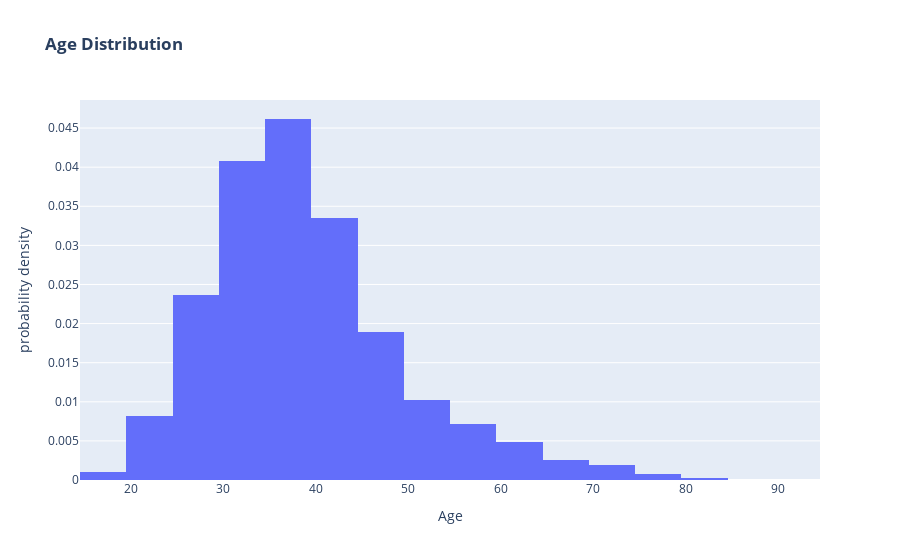

This figure's notebook cell:
### Markdown cell above
<div style="border: 2px solid #636EFA; padding: 20px; border-radius: 10px; background-color: #F9F9F9;">
    <h2 style="text-align: center; color: #636EFA;">Key Insights</h2>
    <ul style="font-size: 16px; line-height: 1.8;">
        <li><b> Gender :</b>Majority of customers are males</li>
        <li><b>Geography:</b> Most customers from France</li>
        <li><b>Number of products :</b>Most customers have 1 or 2 services</li>
        <li>Most customers are Active and has credit card</li>
        <li><b>Credit Score :</b> Many customers fall within the spectrum between poor and excellent credit history.</li>
    </ul>
</div>

### Code cell
# Explore Age column
fig = px.histogram(df,
                    x="Age", 
                    nbins=20, 
                    title='<b>Age Distribution<b>',
                    histnorm='probability density')
fig.show()

### Figure 1 — Plotly figure (JSON) as saved in the notebook; plotly's stock layout.template omitted (floating-point values rounded to 4 significant figures; data arrays with more than 128 entries replaced by an {"elided": "..."} marker saying what was removed)
{"data": [{"alignmentgroup": "True", "bingroup": "x", "histnorm": "probability density", "hovertemplate": "Age=%{x}<br>probability density=%{y}<extra></extra>", "legendgroup": "", "marker": {"color": "#636efa", "pattern": {"shape": ""}}, "name": "", "nbinsx": 20, "offsetgroup": "", "orientation": "v", "showlegend": false, "type": "histogram", "x": {"elided": "10000 int values"}, "xaxis": "x", "yaxis": "y"}], "layout": {"autosize": true, "barmode": "relative", "legend": {"tracegroupgap": 0}, "title": {"text": "<b>Age Distribution<b>"}, "xaxis": {"anchor": "y", "autorange": true, "domain": [0, 1], "range": [14.5, 94.5], "title": {"text": "Age"}, "type": "linear"}, "yaxis": {"anchor": "x", "autorange": true, "domain": [0, 1], "range": [0, 0.04859], "title": {"text": "probability density"}}}}
